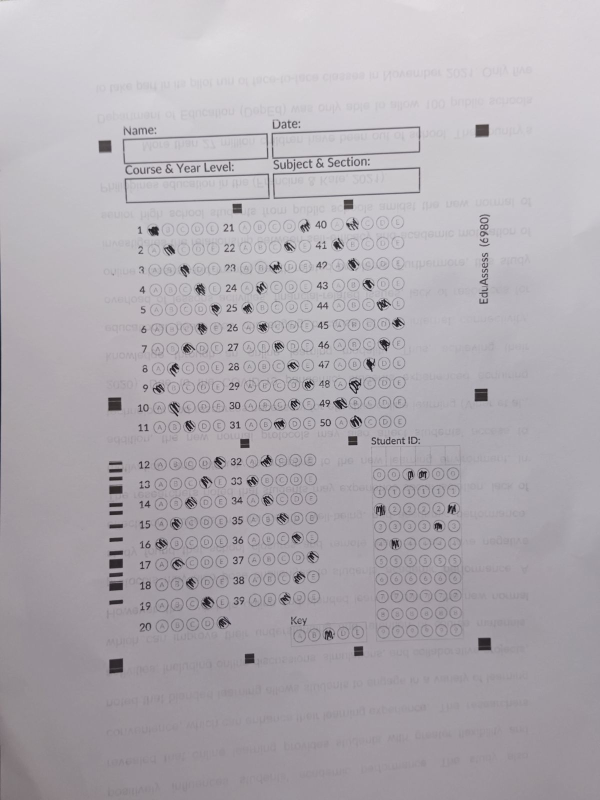
#> input picture omr_engine/assets/c240032.jpeg, 1200 x 1600 px, found by its file name (shown at 1/2 size); the run also reads 3 pictures not shown here
$ python test_grading_suite.py
#> lines starting #> are read from the running program, lines starting #| are printed output that depends on the picture; after the words box and inside, x2 and y2 are one past the last pixel; in counts of white or black regions, pixels touching at a corner belong together
### omr_engine/image_normalizer.py
import cv2
import numpy as np


class ImageNormalizer:
    """
    ImageNormalizer standardizes OMR sheet images before processing.
    Handles scale normalization, noise reduction, smooth illumination flattening,
    and adaptive contrast stretching without distorting bubble fill ratios.
    """

    def __init__(
        self,
        max_dimension: int = 1600,
        enable_illumination_correction: bool = True,
        enable_contrast_stretch: bool = True,
        enable_denoise: bool = True,
    ):
#> in main, img_c is the input picture: shape (1600, 1200, 3); mean B, G, R 177.5, 171.5, 176.1
        self.max_dimension = max_dimension
        self.enable_illumination_correction = enable_illumination_correction
        self.enable_contrast_stretch = enable_contrast_stretch
        self.enable_denoise = enable_denoise

    def resize_standard(self, image: np.ndarray) -> np.ndarray:
        """
        Resizes image down to max_dimension while preserving aspect ratio.
        If image dimensions are within bounds, returns original image.
        """
        if image is None or image.size == 0:
            return image

        h, w = image.shape[:2]
        max_side = max(h, w)

        if max_side <= self.max_dimension:
            return image

        scale = self.max_dimension / float(max_side)
        new_w = int(w * scale)
        new_h = int(h * scale)

        return cv2.resize(image, (new_w, new_h), interpolation=cv2.INTER_AREA)

    def denoise(self, image: np.ndarray) -> np.ndarray:
        """
        Applies subtle bilateral noise reduction to smooth camera sensor grain
        without smearing sharp edges of alignment boxes or bubbles.
        """
        if image is None or not self.enable_denoise:
            return image

        return cv2.bilateralFilter(image, d=5, sigmaColor=35, sigmaSpace=35)

    def correct_illumination(self, gray: np.ndarray) -> np.ndarray:
        """
        Smooth illumination flattening using large Gaussian background estimation.
        Eliminates shadows and gradient falloff without creating blocky artifacts.
        """
        if gray is None or not self.enable_illumination_correction:
            return gray

        h, w = gray.shape[:2]
        # Smooth Gaussian background blur (kernel size ~ 10% of min dimension, odd number)
        ksize = max(51, int(min(h, w) * 0.10))
        if ksize % 2 == 0:
            ksize += 1

        background = cv2.GaussianBlur(gray, (ksize, ksize), 0)
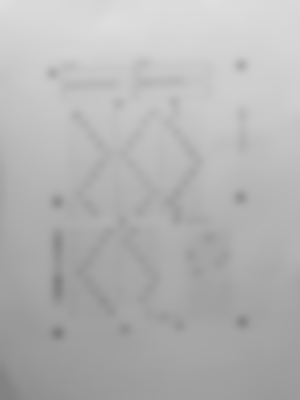
#> background: shape (1600, 1200) (shown at 1/4 size); min 126, max 222, mean 180.1
        background = np.maximum(background, 1).astype(np.float32)

        # Divide gray by background and scale to target mean background (240)
        normalized = np.uint8(np.clip((gray.astype(np.float32) / background) * 240.0, 0, 255))
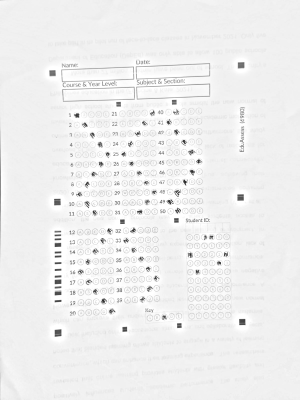
#> normalized: shape (1600, 1200) (shown at 1/4 size); min 4, max 255, mean 239.1
        return normalized

    def contrast_stretch(self, gray: np.ndarray) -> np.ndarray:
        """
        Percentile contrast stretching (1st to 99th percentile) to normalize overall brightness
        and deepen blacks without distorting local tile fill ratios.
        """
        if gray is None or not self.enable_contrast_stretch:
            return gray

        p_low, p_high = np.percentile(gray, (1, 99))
#> p_low = 116; p_high = 255
        if p_high <= p_low:
            return gray

        stretched = np.clip((gray.astype(np.float32) - p_low) * 255.0 / (p_high - p_low), 0, 255)
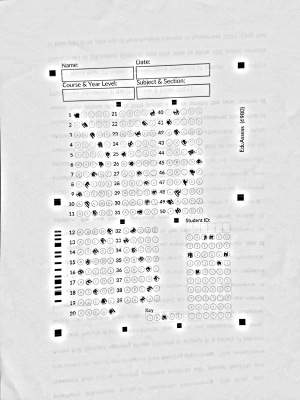
#> stretched: shape (1600, 1200) float32 (shown at 1/4 size); min 0, max 255, mean 226.5
        return np.uint8(stretched)
#> returned value: shape (1600, 1200)

    # [19 lines left out: function to_normalized_grayscale, not called in this run]

    def normalize(self, image: np.ndarray) -> np.ndarray:
        """
        Full color image normalization pipeline.
        Normalizes luminance channel in LAB color space and returns BGR image.
        """
        if image is None or image.size == 0:
            return image

        resized = self.resize_standard(image)
        denoised = self.denoise(resized)

        if len(denoised.shape) == 2:
            norm_gray = self.to_normalized_grayscale(denoised)
            return cv2.cvtColor(norm_gray, cv2.COLOR_GRAY2BGR)

        lab = cv2.cvtColor(denoised, cv2.COLOR_BGR2LAB)
        l_channel, a_channel, b_channel = cv2.split(lab)

        l_corrected = self.correct_illumination(l_channel)
        l_stretched = self.contrast_stretch(l_corrected)

        merged_lab = cv2.merge([l_stretched, a_channel, b_channel])
#> merged_lab: shape (1600, 1200, 3); mean of channels 0, 1, 2 226.1, 130.8, 125.6
        normalized_bgr = cv2.cvtColor(merged_lab, cv2.COLOR_LAB2BGR)
        return normalized_bgr

### omr_engine/omr.py
import cv2
import numpy as np
import json
import os
import base64
from typing import Optional, Dict, Any, List, Tuple
from image_normalizer import ImageNormalizer

COORDS_ZIPGRADE_PATH = os.path.join(os.path.dirname(__file__), "coordinates.json")
COORDS_EDUASSESS_PATH = os.path.join(os.path.dirname(__file__), "eduassess_coordinates.json")


class OMRCornerDetectionError(Exception):
    """Exception raised when the 4 corners of the sheet cannot be found or are invalid."""
    pass


class OMRTemplateVerificationError(Exception):
    """Exception raised when the warped sheet does not match the expected template or orientation."""
    pass


class OMREngine:
    def __init__(self, normalizer: Optional[ImageNormalizer] = None):
        self.normalizer = normalizer or ImageNormalizer()
        self._cached_coords: Dict[str, Any] = {}

    def _load_coordinates(self, template_type: str = "auto") -> Dict[str, Any]:
        """
        Loads coordinates for the specified template type.
        Supports 'eduassess_6980', 'zipgrade_50', or 'auto'.
        """
        if template_type in self._cached_coords:
            return self._cached_coords[template_type]

        if template_type == "eduassess_6980":
            if not os.path.exists(COORDS_EDUASSESS_PATH):
                raise ValueError("EduAssess 6980 coordinates file (eduassess_coordinates.json) not found.")
            with open(COORDS_EDUASSESS_PATH, "r") as f:
                coords = json.load(f)
            self._cached_coords[template_type] = coords
            return coords
        else:
            if not os.path.exists(COORDS_ZIPGRADE_PATH):
                raise ValueError("Coordinates database coordinates.json has not been calibrated.")
            with open(COORDS_ZIPGRADE_PATH, "r") as f:
                coords = json.load(f)
            self._cached_coords["zipgrade_50"] = coords
            return coords

    def detect_corners(self, image: np.ndarray) -> List[List[float]]:
        """
        Finds the 4 outermost black square markers in the image with multi-tier robustness.
        Returns sorted corners: [Top-Left, Top-Right, Bottom-Left, Bottom-Right]
        """
        if len(image.shape) == 3:
            gray = cv2.cvtColor(image, cv2.COLOR_BGR2GRAY)
        else:
            gray = image.copy()

        blurred = cv2.GaussianBlur(gray, (5, 5), 0)
        img_area = float(image.shape[0] * image.shape[1])
        min_dim = float(min(image.shape[0], image.shape[1]))

        min_marker_area = max(50.0, 0.00003 * img_area)
        max_marker_area = 0.025 * img_area

        # Prepare binarization methods in priority order:
        # 1. Otsu thresholding (ideal for uniform scans & templates without merging nearby text)
        _, thresh_otsu = cv2.threshold(blurred, 0, 255, cv2.THRESH_BINARY_INV + cv2.THRESH_OTSU)
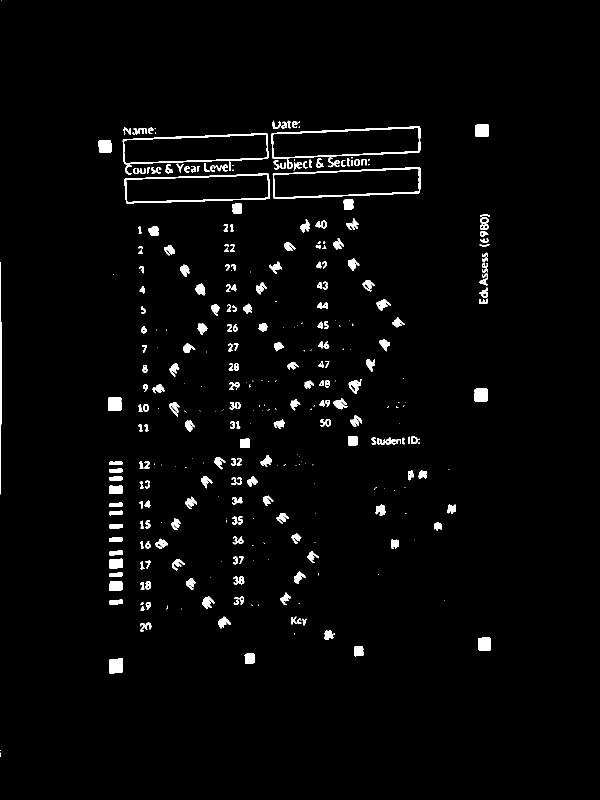
#> thresh_otsu: shape (1600, 1200) (shown at 1/2 size); 2.4% white; 355 white regions (118 under 20 px), largest, box (x1, y1, x2, y2) and area: (543, 253, 841, 318) 2113, (545, 334, 841, 398) 2102, (249, 347, 539, 407) 1982

        # 2. Adaptive thresholding with standard 21-pixel window (ideal for real camera photos)
        thresh_adapt_21 = cv2.adaptiveThreshold(
            blurred, 255, cv2.ADAPTIVE_THRESH_GAUSSIAN_C, cv2.THRESH_BINARY_INV, 21, 3
        )
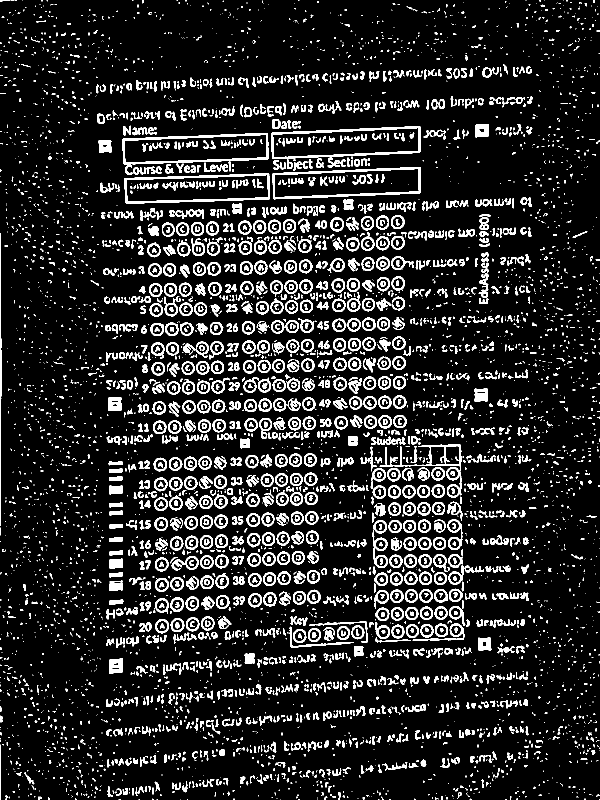
#> thresh_adapt_21: shape (1600, 1200) (shown at 1/2 size); 12.6% white; 5771 white regions (3761 under 20 px), largest, box (x1, y1, x2, y2) and area: (542, 252, 842, 338) 2975, (245, 266, 537, 343) 2901, (545, 334, 841, 399) 2805

        # 3. Adaptive thresholding with proportional window
        bs = max(15, int(min_dim / 40) * 2 + 1)
        thresh_adapt_prop = cv2.adaptiveThreshold(
            blurred, 255, cv2.ADAPTIVE_THRESH_GAUSSIAN_C, cv2.THRESH_BINARY_INV, bs, 3
        )
#> thresh_adapt_prop: shape (1600, 1200); 18.6% white; 3766 white regions (1716 under 20 px), largest, box (x1, y1, x2, y2) and area: (542, 252, 842, 340) 4515, (244, 265, 538, 350) 4442, (545, 333, 842, 399) 3452
#> (the rest of the program and of its run is left out)
